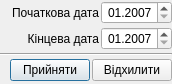
<?xml version="1.0" encoding="UTF-8"?>
<ui version="4.0">
 <class>tkeDialogDateInterval</class>
 <widget class="QDialog" name="tkeDialogDateInterval">
  <property name="geometry">
   <rect>
    <x>0</x>
    <y>0</y>
    <width>172</width>
    <height>84</height>
   </rect>
  </property>
  <property name="windowTitle">
   <string>Задання інтервалу</string>
  </property>
  <layout class="QVBoxLayout">
   <property name="spacing">
    <number>2</number>
   </property>
   <property name="margin">
    <number>0</number>
   </property>
   <item>
    <layout class="QHBoxLayout">
     <property name="spacing">
      <number>2</number>
     </property>
     <item>
      <spacer>
       <property name="orientation">
        <enum>Qt::Horizontal</enum>
       </property>
       <property name="sizeHint" stdset="0">
        <size>
         <width>40</width>
         <height>20</height>
        </size>
       </property>
      </spacer>
     </item>
     <item>
      <widget class="QLabel" name="label_begin_date">
       <property name="text">
        <string>Початкова дата</string>
       </property>
       <property name="alignment">
        <set>Qt::AlignRight|Qt::AlignTrailing|Qt::AlignVCenter</set>
       </property>
      </widget>
     </item>
     <item>
      <widget class="QDateEdit" name="dateEditPochDate">
       <property name="alignment">
        <set>Qt::AlignRight|Qt::AlignTrailing|Qt::AlignVCenter</set>
       </property>
       <property name="maximumDate">
        <date>
         <year>2100</year>
         <month>12</month>
         <day>31</day>
        </date>
       </property>
       <property name="minimumDate">
        <date>
         <year>2007</year>
         <month>1</month>
         <day>1</day>
        </date>
       </property>
       <property name="displayFormat">
        <string>MM.yyyy</string>
       </property>
      </widget>
     </item>
    </layout>
   </item>
   <item>
    <layout class="QHBoxLayout">
     <property name="spacing">
      <number>2</number>
     </property>
     <item>
      <spacer>
       <property name="orientation">
        <enum>Qt::Horizontal</enum>
       </property>
       <property name="sizeHint" stdset="0">
        <size>
         <width>40</width>
         <height>20</height>
        </size>
       </property>
      </spacer>
     </item>
     <item>
      <widget class="QLabel" name="label_end_date">
       <property name="text">
        <string>Кінцева дата</string>
       </property>
       <property name="alignment">
        <set>Qt::AlignRight|Qt::AlignTrailing|Qt::AlignVCenter</set>
       </property>
      </widget>
     </item>
     <item>
      <widget class="QDateEdit" name="dateEditKincDate">
       <property name="alignment">
        <set>Qt::AlignRight|Qt::AlignTrailing|Qt::AlignVCenter</set>
       </property>
       <property name="maximumDate">
        <date>
         <year>2100</year>
         <month>12</month>
         <day>31</day>
        </date>
       </property>
       <property name="minimumDate">
        <date>
         <year>2007</year>
         <month>1</month>
         <day>14</day>
        </date>
       </property>
       <property name="displayFormat">
        <string>MM.yyyy</string>
       </property>
      </widget>
     </item>
    </layout>
   </item>
   <item>
    <widget class="Line" name="line">
     <property name="orientation">
      <enum>Qt::Horizontal</enum>
     </property>
    </widget>
   </item>
   <item>
    <layout class="QHBoxLayout">
     <property name="spacing">
      <number>2</number>
     </property>
     <item>
      <spacer>
       <property name="orientation">
        <enum>Qt::Horizontal</enum>
       </property>
       <property name="sizeHint" stdset="0">
        <size>
         <width>40</width>
         <height>20</height>
        </size>
       </property>
      </spacer>
     </item>
     <item>
      <widget class="QPushButton" name="pushButton_accept">
       <property name="text">
        <string>Прийняти</string>
       </property>
       <property name="icon">
        <iconset resource="../tkeAbonent/tke/tke_rc">
         <normaloff>:/pictures/pictures/button_ok.png</normaloff>:/pictures/pictures/button_ok.png</iconset>
       </property>
       <property name="iconSize">
        <size>
         <width>12</width>
         <height>12</height>
        </size>
       </property>
      </widget>
     </item>
     <item>
      <widget class="QPushButton" name="pushButton_reject">
       <property name="text">
        <string>Відхилити</string>
       </property>
       <property name="icon">
        <iconset resource="../tkeAbonent/tke/tke_rc">
         <normaloff>:/pictures/pictures/button_cancel.png</normaloff>:/pictures/pictures/button_cancel.png</iconset>
       </property>
       <property name="iconSize">
        <size>
         <width>12</width>
         <height>12</height>
        </size>
       </property>
      </widget>
     </item>
    </layout>
   </item>
  </layout>
 </widget>
 <resources>
  <include location="../tkeAbonent/tke/tke_rc"/>
  <include location="../tkeAbonent/tke/tke_rc"/>
 </resources>
 <connections/>
</ui>
